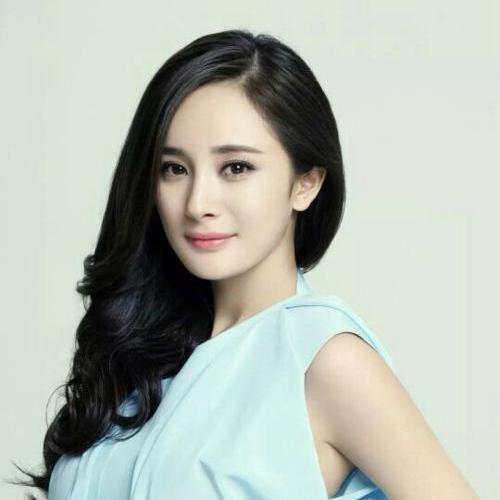
#> input picture resource/yangmi1.jpg, 500 x 500 px, found by its file name
$ python GaussianBlur.py
#> lines starting #> are read from the running program, lines starting #| are printed output that depends on the picture
#> further down, image is the input picture: PIL image 500x500 RGB; mean R, G, B 178.7, 185, 176.1
from PIL import Image, ImageFilter
import numpy as np
import math
import matplotlib.pyplot as plt
import time

# 对图像进行搞死模糊处理, RGB 3通道图像，未优化
# 输入image_array.shape = (width, height, channels), radius=半径
def gaussian_blur(image_array, radius):
    #1.权重矩阵
#> called with radius = 5
    weight_matrix = np.zeros((2*radius+1, 2*radius+1))
    for i in range(2*radius+1):
        for j in range(2*radius+1):
            weight_matrix[i, j] = GussianFunction2D(i-radius, j-radius)
    weight_matrix /= weight_matrix.sum()

    #2.根据权重矩阵weight_matrix更新新的图像像素值
    image_array_gau = np.zeros(image_array.shape)
    for i in range(image_array.shape[0]-2*radius):
        for j in range(image_array.shape[1]-2*radius):
            for k in range(3):
                # 时间完全耗在这一步运算上了
                a = np.multiply(weight_matrix, image_array[i:(i+2*radius+1), j:(j+2*radius+1), k])
                image_array_gau[i+radius, j+radius, k] = a.sum()
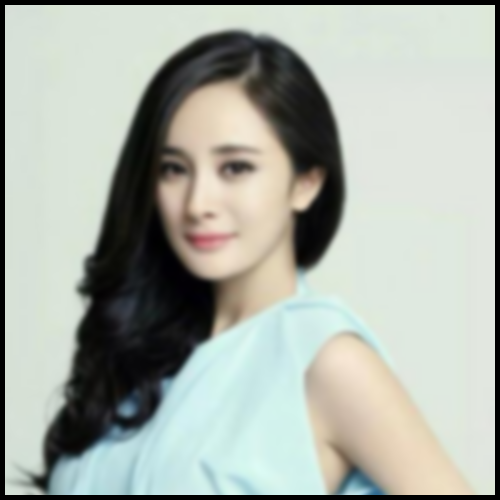
#> image_array_gau: shape (500, 500, 3) float64; mean R, G, B 170.3, 176.1, 167.5
    return image_array_gau/255

# 优化后的高斯模糊函数, 用两次一维卷积代替二维卷积, 原因是高斯函数及其优美性, 但是速度未提升，可能是实验室电脑CPU太好或者np.multiply()的问题
def gaussian_blur_opti(image_array, radius):
    #1.权重矩阵
#> called with radius = 5
    weight_matrix = np.zeros(2*radius+1)
    for i in range(2*radius+1):
        weight_matrix[i] = GaussianFunction1D(i-radius)
    weight_matrix /= weight_matrix.sum()

    #2.根据权重矩阵weight_matrix更新新的图像像素值
    #2.1 在y方向卷积
    image_array_gau_y = np.zeros(image_array.shape)
    for i in range(image_array.shape[0]-2*radius):
        for j in range(image_array.shape[1]-2*radius):
            for k in range(3):
                a = np.multiply(weight_matrix, image_array[i:(i+2*radius+1), j, k])
                image_array_gau_y[i+radius, j, k] = a.sum()
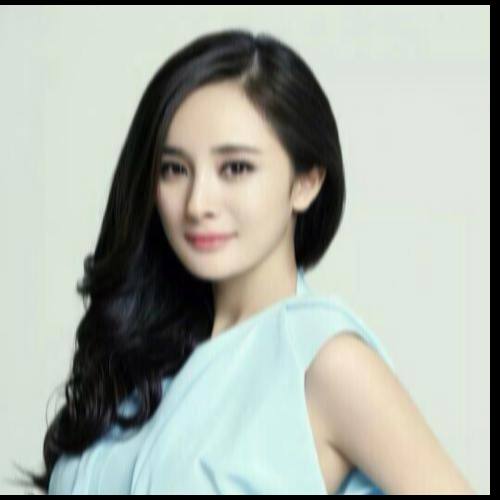
#> image_array_gau_y: shape (500, 500, 3) float64; mean R, G, B 170.2, 176, 167.4

    #2.2 在x方向卷积
    image_array_gau = np.zeros(image_array.shape)
    for i in range(image_array.shape[0]-2*radius):
        for j in range(image_array.shape[1]-2*radius):
            for k in range(3):
                a = np.multiply(weight_matrix, image_array_gau_y[i, j:(j+2*radius+1), k])
                image_array_gau[i, j+radius, k] = a.sum()
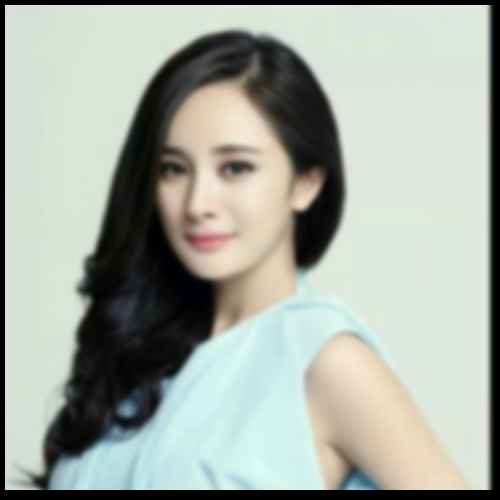
#> image_array_gau: shape (500, 500, 3) float64; mean R, G, B 166.2, 171.8, 163.3
    return image_array_gau/255

# 计算二维高斯函数的值G(x, y)
def GussianFunction2D(x, y):
    sigma = 2.5 #sigma为方差，sigma越大, 高斯函数图像越扁, 则模糊效果越明显; sigma越小, 趋向0的话, 则模糊效果越差越接近真实图像
    return (1/(2*math.pi*sigma**2)) * math.e**(-(x**2 + y**2)/(2*sigma**2))
# 计算一维高斯函数的值G(x)
def GaussianFunction1D(x):
    sigma = 2.5
    return (1/(((2*math.pi)**0.5)*sigma)) * math.e**(-(x**2)/(2*sigma**2))

rs_dir = '/home/wanglei/wl/face-enhance/resource'
image = Image.open(rs_dir + '/yangmi1.jpg')
# image = image.filter(ImageFilter.GaussianBlur(radius=3))
# image.show()
image_array = np.array(image)

time1 = time.time()
image_array_gau = gaussian_blur(image_array, 5)
time2 = time.time()
print('二维卷积耗时:' + str(time2-time1))

time1 = time.time()
image_array_gau = gaussian_blur_opti(image_array, 5)
time2 = time.time()
print('二次一维卷积耗时:' + str(time2-time1))

# plt.figure('GaussianBlur')
# plt.imshow(image_array_gau)
# plt.show()
